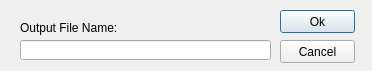
<?xml version="1.0" encoding="UTF-8"?>
<ui version="4.0">
 <class>PrintOutputDlg</class>
 <widget class="QDialog" name="PrintOutputDlg">
  <property name="geometry">
   <rect>
    <x>0</x>
    <y>0</y>
    <width>372</width>
    <height>71</height>
   </rect>
  </property>
  <property name="windowTitle">
   <string>Output To File</string>
  </property>
  <widget class="QLabel" name="label">
   <property name="geometry">
    <rect>
     <x>20</x>
     <y>20</y>
     <width>111</width>
     <height>16</height>
    </rect>
   </property>
   <property name="text">
    <string>Output File Name:</string>
   </property>
  </widget>
  <widget class="QLineEdit" name="lineEdit">
   <property name="geometry">
    <rect>
     <x>20</x>
     <y>40</y>
     <width>251</width>
     <height>20</height>
    </rect>
   </property>
  </widget>
  <widget class="QPushButton" name="OKButton">
   <property name="geometry">
    <rect>
     <x>280</x>
     <y>10</y>
     <width>75</width>
     <height>23</height>
    </rect>
   </property>
   <property name="text">
    <string>Ok</string>
   </property>
   <property name="autoDefault">
    <bool>false</bool>
   </property>
   <property name="default">
    <bool>true</bool>
   </property>
  </widget>
  <widget class="QPushButton" name="cancelButton">
   <property name="geometry">
    <rect>
     <x>280</x>
     <y>40</y>
     <width>75</width>
     <height>23</height>
    </rect>
   </property>
   <property name="text">
    <string>Cancel</string>
   </property>
   <property name="autoDefault">
    <bool>false</bool>
   </property>
  </widget>
 </widget>
 <resources/>
 <connections/>
</ui>
